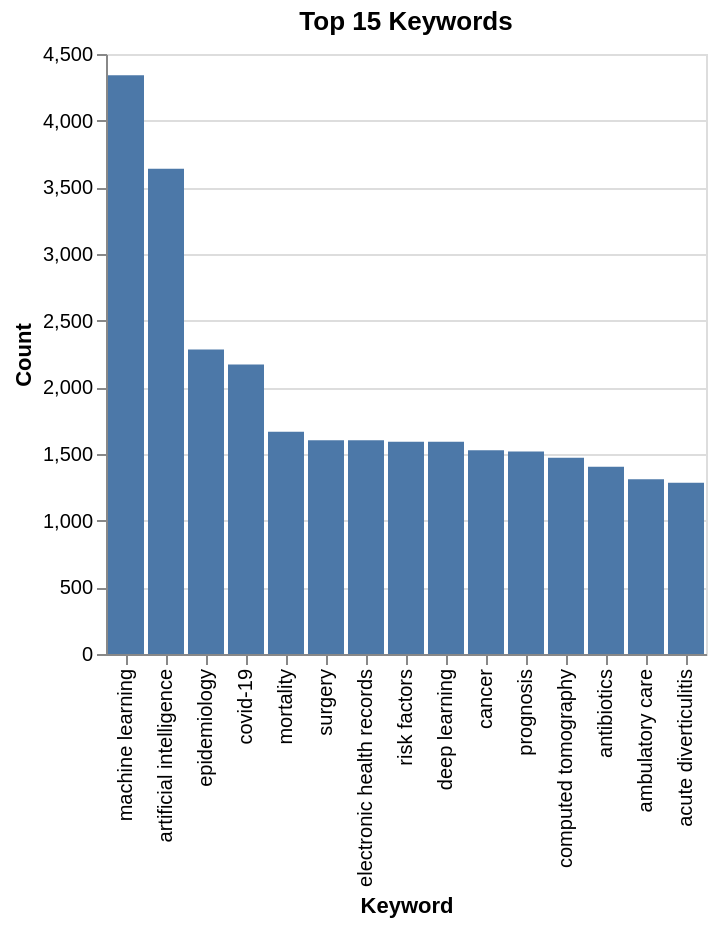

Notebook source saved alongside this figure:
### Code cell
(
    alt.Chart(top_keywords)
    .mark_bar()
    .encode(
        x=alt.X(
            "keyword:O",
            title="Keyword",
            sort=alt.SortField("count", order="descending"),
        ),
        y=alt.Y("count:Q", title="Count"),
    )
    .properties(title="Top 15 Keywords")
)

### Figure 1 — Vega-Lite specification as saved in the notebook (floating-point values rounded to 4 significant figures)
{"config": {"view": {"continuousWidth": 300, "continuousHeight": 300}}, "data": {"name": "data-19a82eb66934a3f050d0953990735fff"}, "mark": {"type": "bar"}, "encoding": {"x": {"field": "keyword", "sort": {"field": "count", "order": "descending"}, "title": "Keyword", "type": "ordinal"}, "y": {"field": "count", "title": "Count", "type": "quantitative"}}, "title": "Top 15 Keywords", "$schema": "https://vega.github.io/schema/vega-lite/v6.1.0.json", "datasets": {"data-19a82eb66934a3f050d0953990735fff": [{"keyword": "machine learning", "count": 4341}, {"keyword": "artificial intelligence", "count": 3640}, {"keyword": "epidemiology", "count": 2283}, {"keyword": "covid-19", "count": 2171}, {"keyword": "mortality", "count": 1667}, {"keyword": "surgery", "count": 1604}, {"keyword": "electronic health records", "count": 1603}, {"keyword": "risk factors", "count": 1592}, {"keyword": "deep learning", "count": 1591}, {"keyword": "cancer", "count": 1529}, {"keyword": "prognosis", "count": 1519}, {"keyword": "computed tomography", "count": 1472}, {"keyword": "antibiotics", "count": 1404}, {"keyword": "ambulatory care", "count": 1311}, {"keyword": "acute diverticulitis", "count": 1284}]}}
